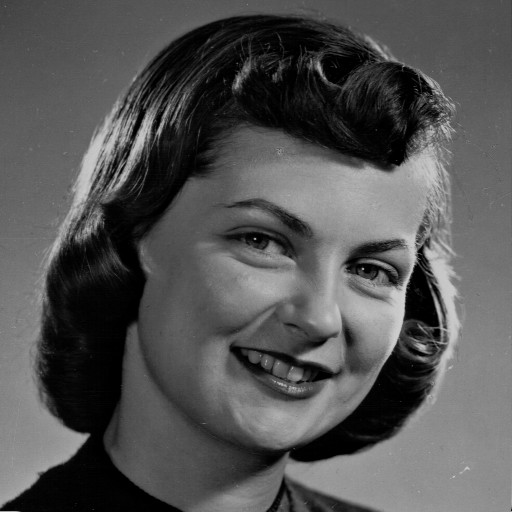
#> input picture girlface.jpg, 512 x 512 px
$ jupyter execute ex3_2.ipynb   (older library calls are emulated)
#> lines starting #> are read from the running program, lines starting #| are printed output that depends on the picture
[cell 1]
import cv2
import matplotlib.pyplot as plt

# Loading the image on grayscale
img = cv2.imread('girlface.jpg', cv2.IMREAD_GRAYSCALE)
#> img is the input picture: shape (512, 512); min 0, max 212, mean 83.6

# Canny Edge Detection
edges = cv2.Canny(img, 100, 100)
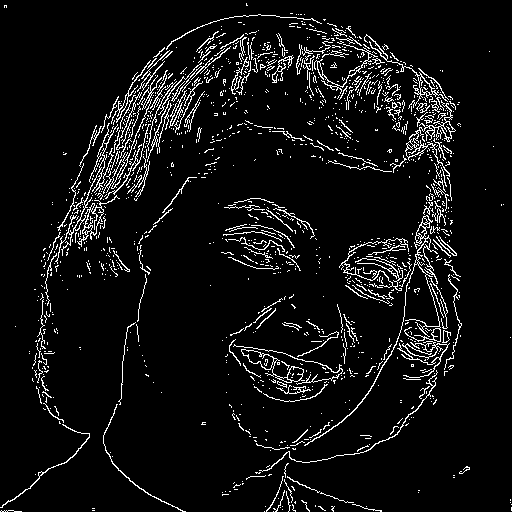
#> edges: shape (512, 512); 6.5% white in thin lines or dots

# Showing the results
plt.figure(figsize=(10, 5))
plt.subplot(1, 2, 1)
plt.title("Αρχική Εικόνα")
plt.imshow(img, cmap='gray')
plt.axis('off')

plt.subplot(1, 2, 2)
plt.title("Ακμές (Canny Filter)")
plt.imshow(edges, cmap='gray')
plt.axis('off')
plt.show()
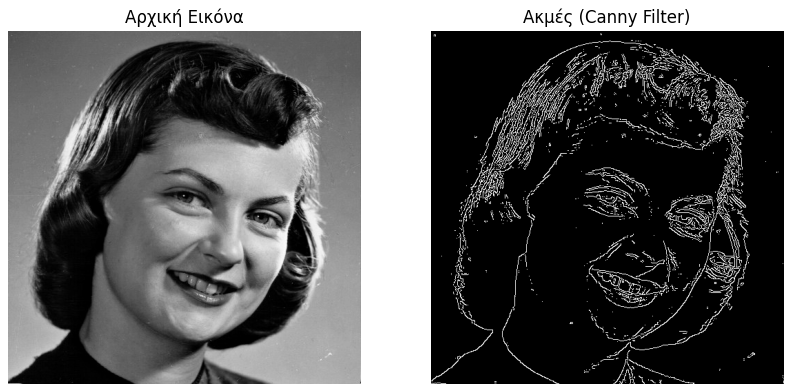
#> figure drawn by matplotlib, 2 panels

[cell 2]
import numpy as np
import cv2
import matplotlib.pyplot as plt

# Loading the image on grayscale
img = cv2.imread('fruits.jpg')
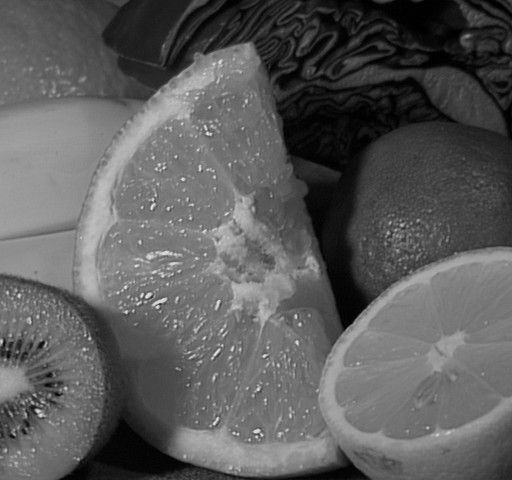
#> input picture fruits.jpg, 512 x 480 px
#> img is the input picture: shape (480, 512, 3); min 0, max 238, mean 91.6
gray = cv2.cvtColor(img, cv2.COLOR_BGR2GRAY)

# Gaussian Blur to reduce noise
blur = cv2.GaussianBlur(gray, (5, 5), 0)

# Canny Edge Detection
edges = cv2.Canny(blur, 40, 100)
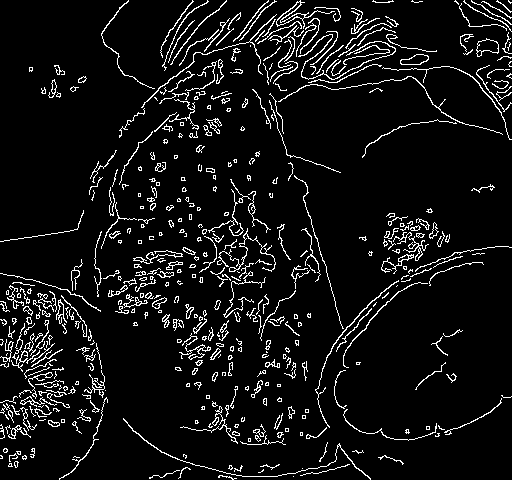
#> edges: shape (480, 512); 7.2% white in thin lines or dots

# Sobel Edge Detection
sobel_x = cv2.Sobel(img, cv2.CV_64F, 1, 0, ksize=3)  # Οριζόντιος
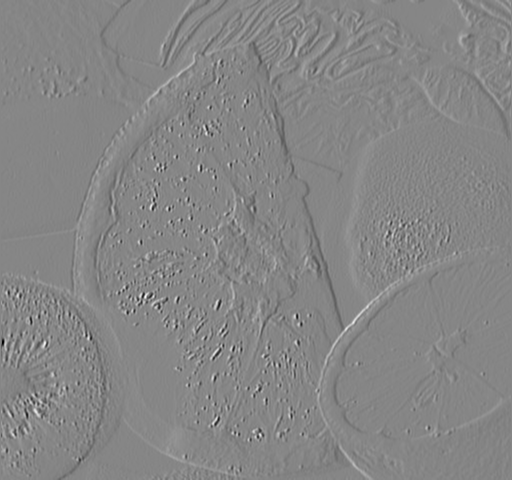
#> sobel_x: shape (480, 512, 3) float64; min -597, max 539, mean -0.8; drawn with min black and max white
sobel_y = cv2.Sobel(img, cv2.CV_64F, 0, 1, ksize=3)  # Κάθετος
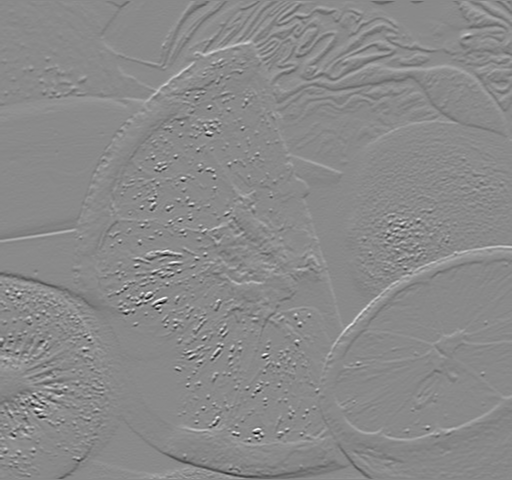
#> sobel_y: shape (480, 512, 3) float64; min -606, max 515, mean 0.3; drawn with min black and max white

# Sobel Edge Detection combined
sobel_combined = np.sqrt(sobel_x**2 + sobel_y**2)
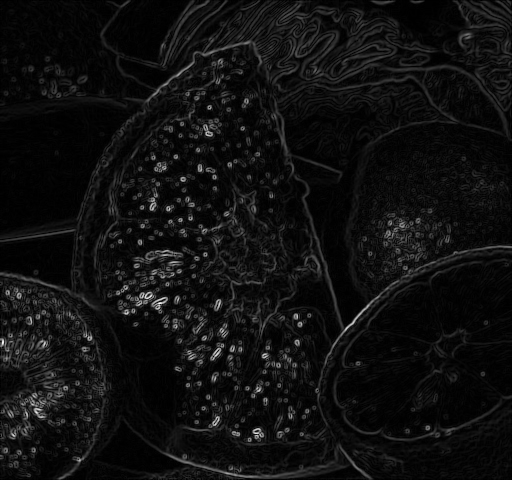
#> sobel_combined: shape (480, 512, 3) float64; min 0, max 637.6, mean 40.3; drawn with min black and max white
sobel_combined = np.uint8(255 * sobel_combined / np.max(sobel_combined))  # Κανονικοποίηση


# 5. Printing the results
plt.figure(figsize=(12, 5))
plt.subplot(1, 3, 1)
plt.title("Grayscale + Blur")
plt.imshow(blur, cmap='gray')
plt.axis('off')

plt.subplot(1, 3, 2)
plt.title("Canny Edges")
plt.imshow(edges, cmap='gray')
plt.axis('off')

plt.subplot(1, 3, 3)
plt.title("Sobel Edges")
plt.imshow(sobel_combined, cmap='gray')
plt.axis('off')

plt.show()

[cell 3]
import cv2
import matplotlib.pyplot as plt

# Loading image on Grayscale
img = cv2.imread('leaf.jpg', cv2.IMREAD_GRAYSCALE)
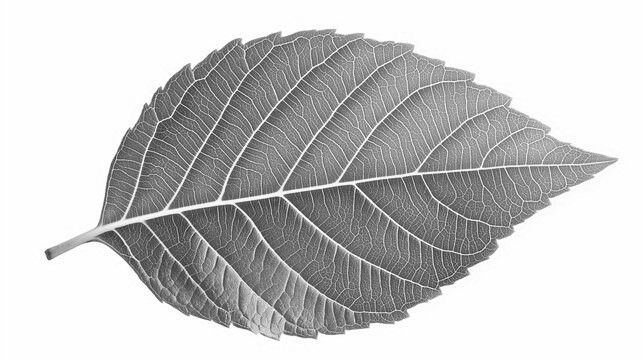
#> input picture leaf.jpg, 643 x 360 px
#> img is the input picture: shape (360, 643); min 48, max 255, mean 198.5

# Applying Laplacian filter
laplacian = cv2.Laplacian(img, cv2.CV_64F)
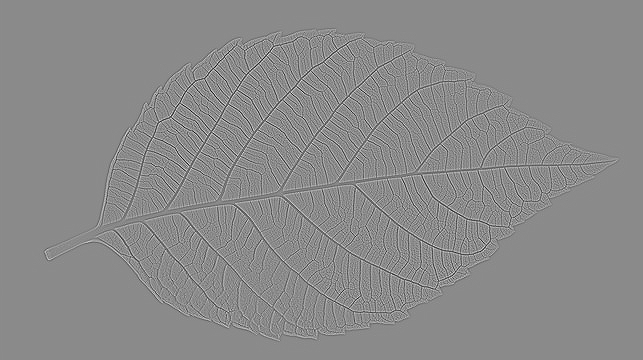
#> laplacian: shape (360, 643) float64; min -457, max 383, mean 0; drawn with min black and max white
laplacian = cv2.convertScaleAbs(laplacian)
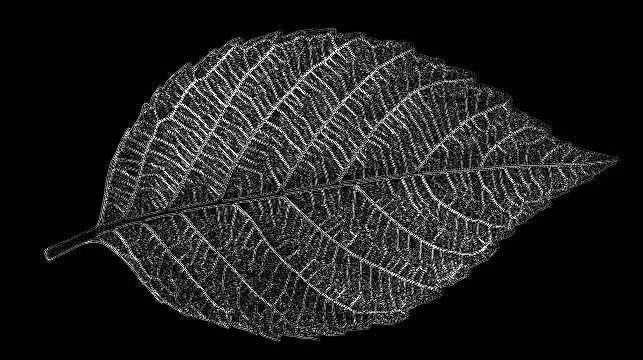
#> laplacian: shape (360, 643); min 0, max 255, mean 31.2

# Showing before and after results
plt.figure(figsize=(10,5))

plt.subplot(1, 2, 1)
plt.title("Αρχική Εικόνα")
plt.imshow(img, cmap='gray')
plt.axis('off')

plt.subplot(1, 2, 2)
plt.title("Laplacian - Εντοπισμός Λεπτομερειών")
plt.imshow(laplacian, cmap='gray')
plt.axis('off')

plt.tight_layout()
plt.show()
